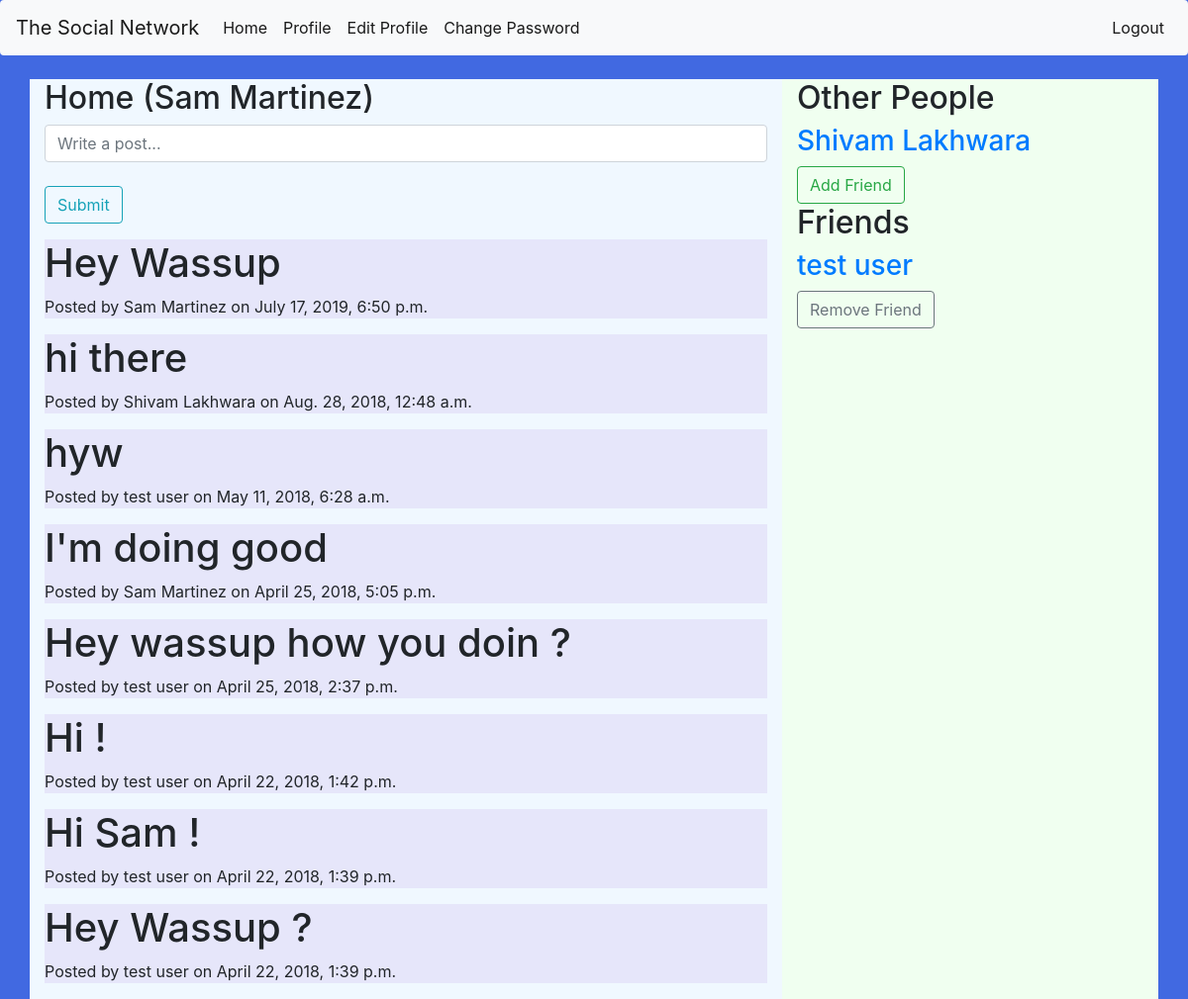
Screenshot of /home/ (signed in) with the database file from the repository.
### home/models.py (models this page shows)
class Post(models.Model):
    post = models.CharField(max_length=500)
    user = models.ForeignKey(User,on_delete=models.CASCADE)
    created = models.DateTimeField(auto_now_add=True)
    updated = models.DateTimeField(auto_now=True)

### home/views.py (the view, shortened to what this page needs)
class HomeView(TemplateView):
    template_name='home/home.html'
    def get(self,request):
        form = HomeForm()
        posts = Post.objects.all().order_by('-created')
        users = User.objects.exclude(id=request.user.id)
        friend = Friend.objects.get(current_user=request.user)
        friends = friend.users.all()
        args = {
            'form': form,'posts': posts,'users':users,'friends':friends
        }
        return render(request,self.template_name,args)

### home/forms.py
class HomeForm(forms.ModelForm):
    post = forms.CharField(widget=forms.TextInput(
        attrs = {
            'class': 'form-control',
            'placeholder':'Write a post...'
        }
    ))
    class Meta:
        model = Post
        fields = ('post',)

### home/templates/home/home.html (shortened to what this page needs)
{% extends 'base.html' %}
{% block body %}
<body id="ab">
<div class="container" >
    <br>
<div class="row" >
    <div class="col-md-8" id="okay">
            <h2 class=>Home ({{ user.get_full_name }})</h2>
            <form method="POST">
                {{ form.post }}
                <br>
                <button type="submit" class="btn btn-outline-info">Submit</button>
            </form>
            {% for post in posts %}
            <div id="wrap">
            <h1 class="">{{ post.post }}</h1>
            <p>Posted by {{ post.user.get_full_name }} on {{ post.created }}</p>
        </div>
            {% endfor %}
    </div>
    <div class="col-md-4" id="okay_1">
            <h2>Other People</h2>
            {% for user in users %}
            {% if not user in friends%}
            <a href="{% url 'accounts:view_profile_with_pk' pk=user.pk %}">
                    <h3>{{ user.get_full_name }}</h3>
            </a>
            <a href="{% url 'home:change_friends' operation='add' pk=user.pk %}">
                    <button type="button" class="btn btn-outline-success">Add Friend</button>
            </a>
            {% endif %}
            {% endfor %}
            <h2>Friends</h2>
            {% for friend in friends %}
            <a href="{% url 'accounts:view_profile_with_pk' pk=user.pk %}">
                    <h3>{{ friend.get_full_name }}</h3>
            </a>
            <a href="{% url 'home:change_friends' operation='remove' pk=friend.pk %}">
            <button type="button" class="btn btn-outline-secondary">Remove Friend</button>
            </a>
            {% endfor %}
        </div>
    </div>
    </div>
</body>
{% endblock %}

### Accounts/static/accounts/style.css (style rules this page uses)
body { background-color: cornflowerblue; }

### home/templates/home/home.html (style rules this page uses)
#wrap { background-color: lavender }
#okay { background-color: aliceblue }
#okay_1 { background-color: honeydew }
#ab { background-color: royalblue }

### rows the page displays
Post: post "Hey Wassup", user.get_full_name "Sam Martinez", created "July 17, 2019, 6:50 p.m."
Post: post "hi there", user.get_full_name "Shivam Lakhwara", created "Aug. 28, 2018, 12:48 a.m."
Post: post "hyw", user.get_full_name "test user", created "May 11, 2018, 6:28 a.m."
Post: post "I'm doing good", user.get_full_name "Sam Martinez", created "April 25, 2018, 5:05 p.m."
Post: post "Hey wassup how you doin ?", user.get_full_name "test user", created "April 25, 2018, 2:37 p.m."
Post: post "Hi !", user.get_full_name "test user", created "April 22, 2018, 1:42 p.m."
Post: post "Hi Sam !", user.get_full_name "test user", created "April 22, 2018, 1:39 p.m."
Post: post "Hey Wassup ?", user.get_full_name "test user", created "April 22, 2018, 1:39 p.m."

### other values shown
{{ user.get_full_name }} "Sam Martinez"
{{ user.get_full_name }} "Shivam Lakhwara"
{{ friend.get_full_name }} "test user"
